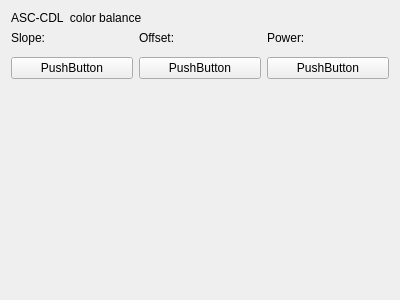
<?xml version="1.0" encoding="utf-8"?>
<ui version="4.0">
 <author>
    SPDX-FileCopyrightText: none
    SPDX-License-Identifier: GPL-3.0-or-later
  </author>
 <class>WdgASCCDL</class>
 <widget class="QWidget" name="WdgASCCDL">
  <property name="geometry">
   <rect>
    <x>0</x>
    <y>0</y>
    <width>400</width>
    <height>300</height>
   </rect>
  </property>
  <layout class="QGridLayout" name="gridLayout">
   <item column="0" row="3">
    <widget class="KisColorButton" name="btnSlope">
     <property name="text">
      <string>PushButton</string>
     </property>
    </widget>
   </item>
   <item column="2" row="3">
    <widget class="KisColorButton" name="btnPower">
     <property name="text">
      <string>PushButton</string>
     </property>
    </widget>
   </item>
   <item column="1" row="1">
    <widget class="QLabel" name="lblOffset">
     <property name="text">
      <string>Offset:</string>
     </property>
    </widget>
   </item>
   <item colspan="2" column="0" row="0">
    <widget class="QLabel" name="lblBase">
     <property name="text">
      <string>ASC-CDL  color balance</string>
     </property>
    </widget>
   </item>
   <item column="1" row="3">
    <widget class="KisColorButton" name="btnOffset">
     <property name="text">
      <string>PushButton</string>
     </property>
    </widget>
   </item>
   <item column="2" row="1">
    <widget class="QLabel" name="lblPower">
     <property name="text">
      <string>Power:</string>
     </property>
    </widget>
   </item>
   <item column="0" row="1">
    <widget class="QLabel" name="lblSlope">
     <property name="text">
      <string>Slope:</string>
     </property>
    </widget>
   </item>
   <item column="0" row="2">
    <widget class="KisVisualColorSelector" name="slopeSelector" native="true"/>
   </item>
   <item column="1" row="2">
    <widget class="KisVisualColorSelector" name="offsetSelector" native="true"/>
   </item>
   <item column="2" row="2">
    <widget class="KisVisualColorSelector" name="powerSelector" native="true"/>
   </item>
   <item colspan="3" column="0" row="4">
    <spacer name="verticalSpacer">
     <property name="orientation">
      <enum>Qt::Vertical</enum>
     </property>
     <property name="sizeHint" stdset="0">
      <size>
       <width>20</width>
       <height>40</height>
      </size>
     </property>
    </spacer>
   </item>
  </layout>
 </widget>
 <customwidgets>
  <customwidget>
   <class>KisColorButton</class>
   <extends>QPushButton</extends>
   <header>kis_color_button.h</header>
  </customwidget>
  <customwidget>
   <class>KisVisualColorSelector</class>
   <extends>QWidget</extends>
   <header>KisVisualColorSelector.h</header>
   <container>1</container>
  </customwidget>
 </customwidgets>
 <resources/>
 <connections/>
</ui>
